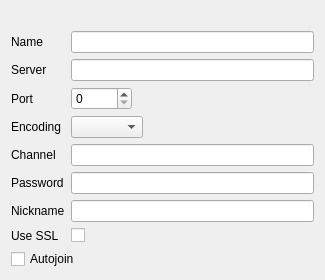
<?xml version="1.0" encoding="UTF-8"?>
<ui version="4.0">
 <class>BookmarkEditWidget</class>
 <widget class="QWidget" name="BookmarkEditWidget">
  <property name="geometry">
   <rect>
    <x>0</x>
    <y>0</y>
    <width>325</width>
    <height>245</height>
   </rect>
  </property>
  <property name="windowTitle">
   <string/>
  </property>
  <layout class="QGridLayout" name="gridLayout">
   <item row="1" column="0">
    <layout class="QFormLayout" name="formLayout">
     <property name="fieldGrowthPolicy">
      <enum>QFormLayout::ExpandingFieldsGrow</enum>
     </property>
     <item row="0" column="0">
      <widget class="QLabel" name="nameLabel">
       <property name="text">
        <string>Name</string>
       </property>
      </widget>
     </item>
     <item row="0" column="1">
      <widget class="QLineEdit" name="Name_"/>
     </item>
     <item row="1" column="0">
      <widget class="QLabel" name="serverLabel">
       <property name="text">
        <string>Server</string>
       </property>
      </widget>
     </item>
     <item row="1" column="1">
      <widget class="QLineEdit" name="Server_"/>
     </item>
     <item row="2" column="0">
      <widget class="QLabel" name="portLabel">
       <property name="text">
        <string>Port</string>
       </property>
      </widget>
     </item>
     <item row="2" column="1">
      <widget class="QSpinBox" name="Port_">
       <property name="maximum">
        <number>65535</number>
       </property>
      </widget>
     </item>
     <item row="3" column="0">
      <widget class="QLabel" name="encodingLabel">
       <property name="text">
        <string>Encoding</string>
       </property>
      </widget>
     </item>
     <item row="3" column="1">
      <widget class="QComboBox" name="Encoding_"/>
     </item>
     <item row="4" column="0">
      <widget class="QLabel" name="channelLabel">
       <property name="text">
        <string>Channel</string>
       </property>
      </widget>
     </item>
     <item row="4" column="1">
      <widget class="QLineEdit" name="Channel_"/>
     </item>
     <item row="5" column="0">
      <widget class="QLabel" name="passwordLabel">
       <property name="text">
        <string>Password</string>
       </property>
      </widget>
     </item>
     <item row="5" column="1">
      <widget class="QLineEdit" name="Password_">
       <property name="echoMode">
        <enum>QLineEdit::Password</enum>
       </property>
      </widget>
     </item>
     <item row="6" column="0">
      <widget class="QLabel" name="nicknameLabel">
       <property name="text">
        <string>Nickname</string>
       </property>
      </widget>
     </item>
     <item row="6" column="1">
      <widget class="QLineEdit" name="Nickname_"/>
     </item>
     <item row="7" column="0">
      <widget class="QLabel" name="useSSLLabel">
       <property name="text">
        <string>Use SSL</string>
       </property>
      </widget>
     </item>
     <item row="7" column="1">
      <widget class="QCheckBox" name="SSL_"/>
     </item>
    </layout>
   </item>
   <item row="2" column="0">
    <widget class="QCheckBox" name="AutoJoin_">
     <property name="text">
      <string>Autojoin</string>
     </property>
    </widget>
   </item>
   <item row="0" column="0">
    <widget class="QLabel" name="HumanReadable_">
     <property name="text">
      <string/>
     </property>
    </widget>
   </item>
  </layout>
 </widget>
 <resources/>
 <connections/>
</ui>
